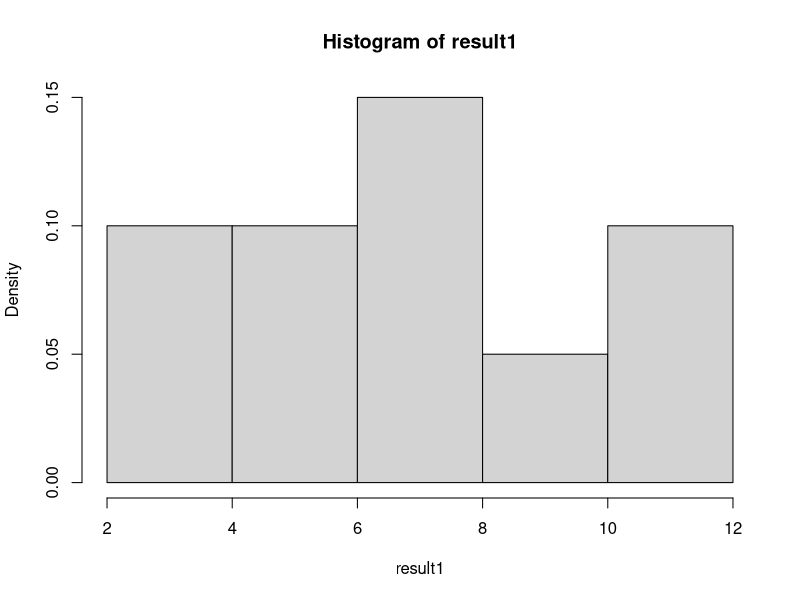
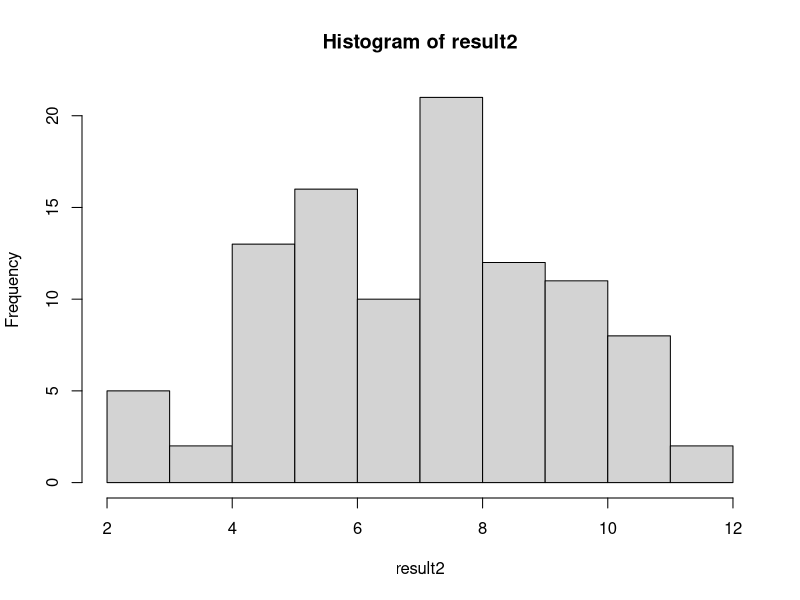
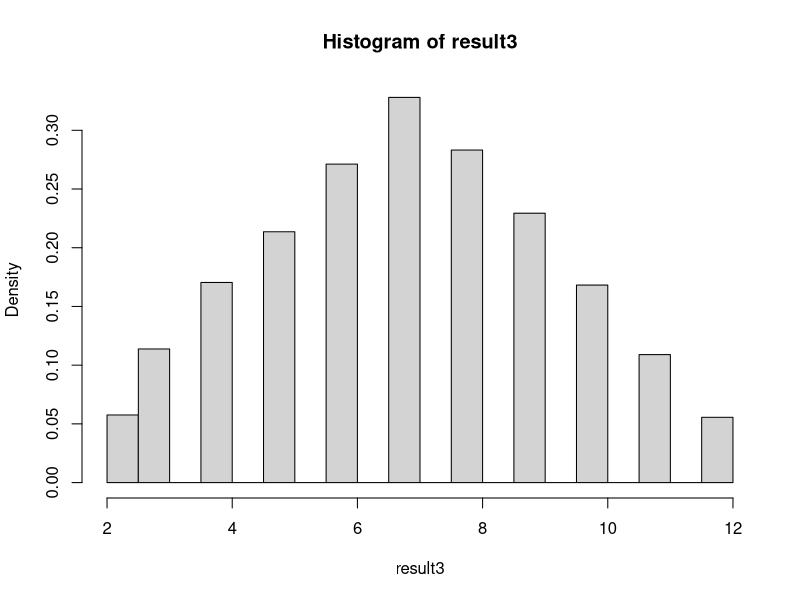
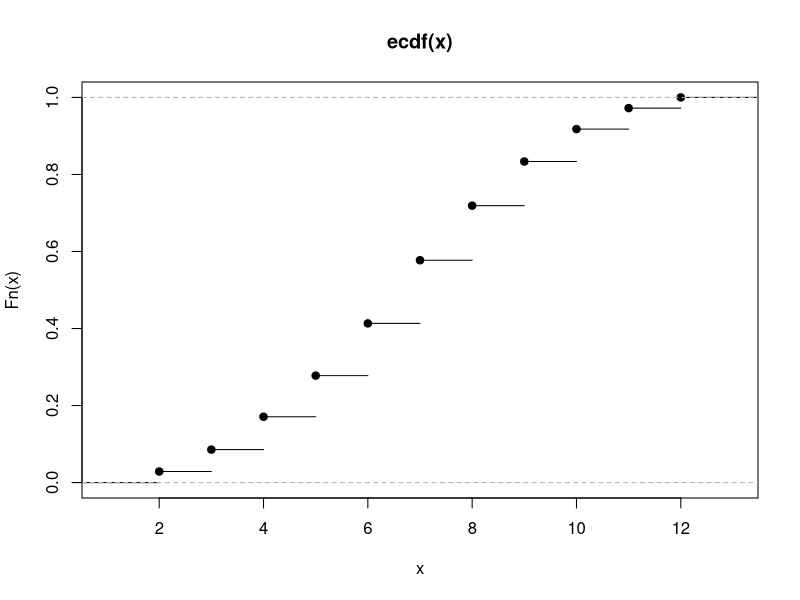
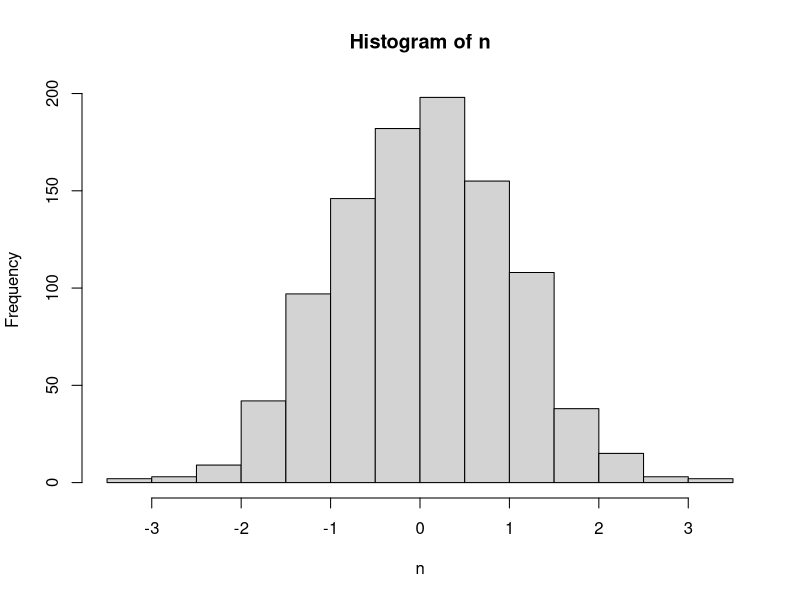
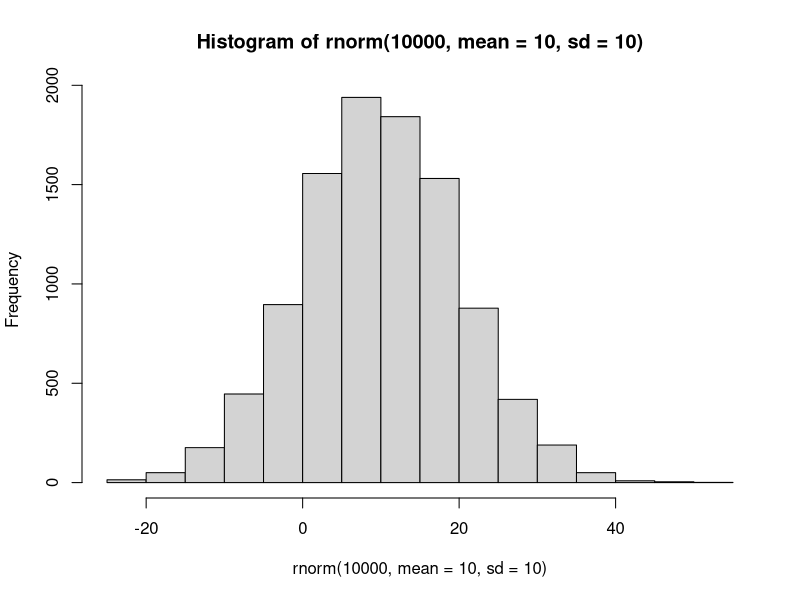

These charts were generated, in order, by the following R code:
# two dice of sum experiments
    
x1 <- sample(1:6, 10, replace = T)
y1 <- sample(1:6, 10, replace = T)   


result1 <- x1+y1

hist(result1,freq=F)


x2 <- sample(1:6, 100, replace = T)
y2 <- sample(1:6, 100, replace = T)   


result2 <- x2+y2

hist(result2)

x3 <- sample(1:6, 10000, replace = T)
y3 <- sample(1:6, 10000, replace = T)   


result3 <- x3+y3

hist(result3, freq=F)



#plot cdf
plot.ecdf(result3)


#create and plot normal dist
n <- rnorm(1000)
hist(n)
hist(rnorm(10000,mean=10, sd=10))

#
n <- 100
mean_h <- 70
sd_h <- 3.3
mike_h <- 5.7
jim_h <- 6.4

